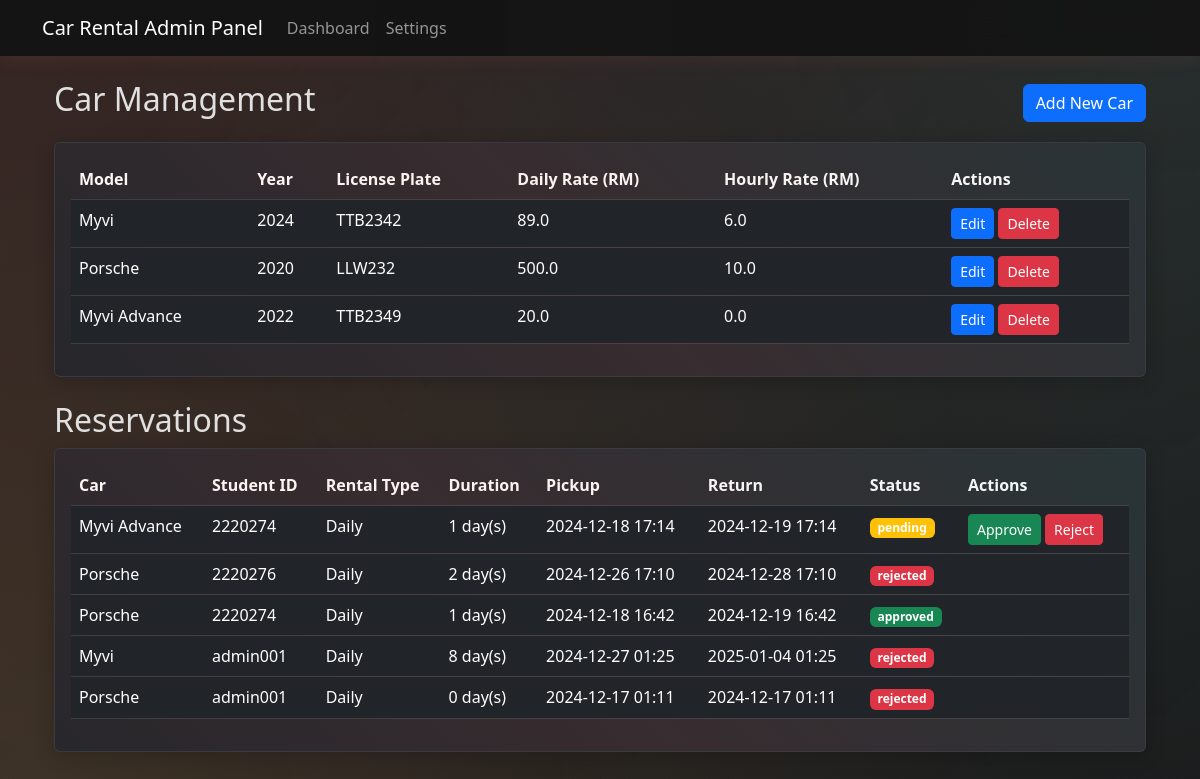
/admin, run on an earlier commit of the app's database.
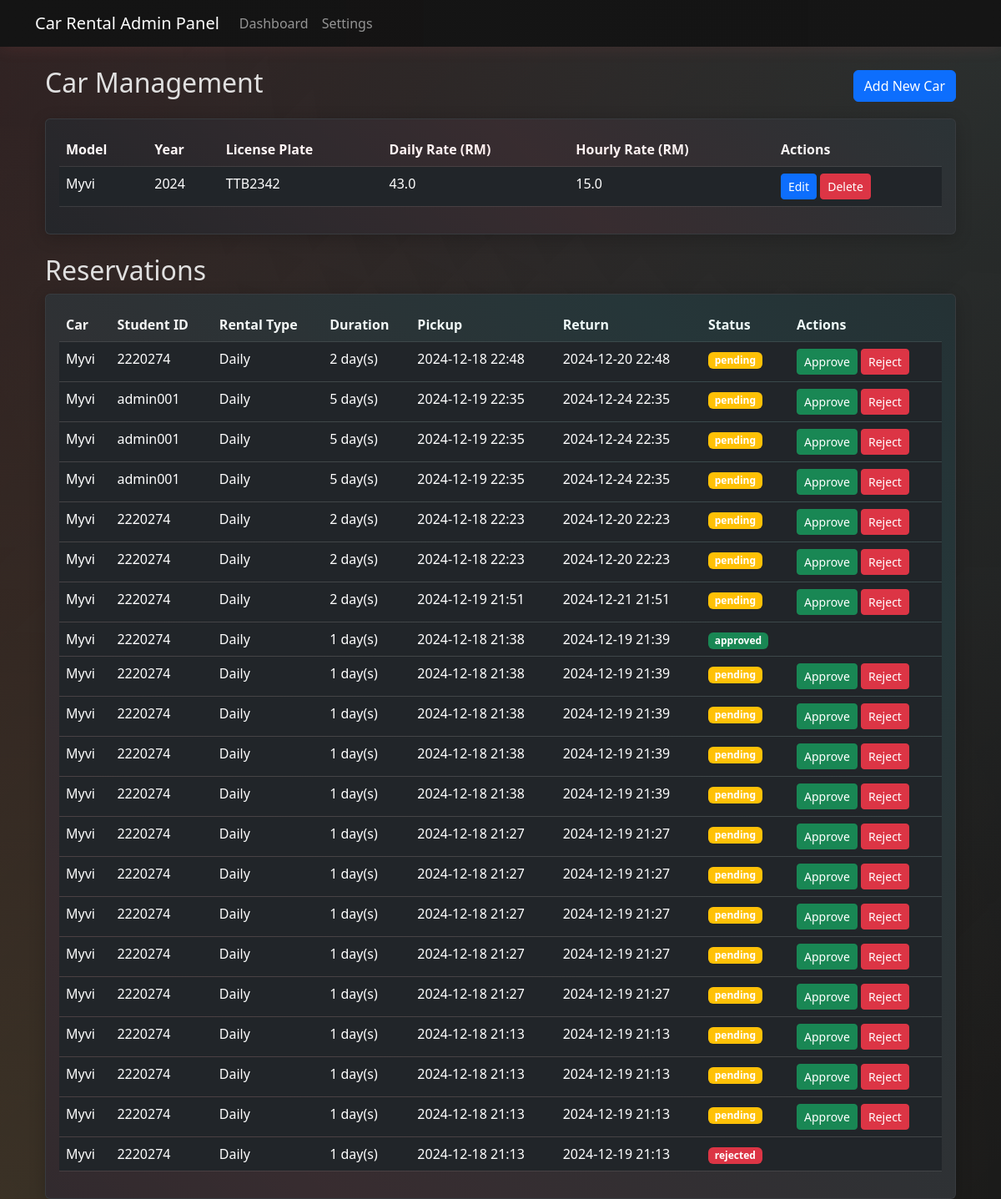
And on a later commit of the database.
### app.py (models this page shows)
class Car(db.Model):
    id = db.Column(db.Integer, primary_key=True)
    model = db.Column(db.String(100), nullable=False)
    year = db.Column(db.Integer, nullable=False)
    license_plate = db.Column(db.String(20), unique=True, nullable=False)
    daily_rate = db.Column(db.Float, nullable=False)
    hourly_rate = db.Column(db.Float, nullable=False)
    reservations = db.relationship('Reservation', backref='car', lazy=True)

class Reservation(db.Model):
    id = db.Column(db.Integer, primary_key=True)
    student_id = db.Column(db.String(50), nullable=False)
    email = db.Column(db.String(120), nullable=False)
    phone = db.Column(db.String(20), nullable=False)
    pickup_date = db.Column(db.DateTime, nullable=False)
    return_date = db.Column(db.DateTime, nullable=False)
    car_id = db.Column(db.Integer, db.ForeignKey('car.id'), nullable=False)
    status = db.Column(db.String(20), default='pending')  # pending, approved, cancelled
    created_at = db.Column(db.DateTime, default=datetime.utcnow)
    pickup_method = db.Column(db.String(20), nullable=False)
    delivery_fee = db.Column(db.Float, nullable=False)
    rental_type = db.Column(db.String(20), nullable=False)

### app.py (the view)
@app.route('/admin')
def admin():
    cars = Car.query.all()
    reservations = Reservation.query.order_by(Reservation.created_at.desc()).all()
    return render_template('admin.html', cars=cars, reservations=reservations)

### templates/admin.html (shortened to what this page needs)
{% extends "admin_base.html" %}
{% block content %}
<div class="container-fluid">
    <div class="row mb-4">
        <div class="col-12">
            <div class="d-flex justify-content-between align-items-center mb-3">
                <h2>Car Management</h2>
                <button type="button" class="btn btn-primary" onclick="showAddCarForm()">
                    Add New Car
                </button>
            </div>
            <div class="card bg-dark">
                <div class="card-body">
                    <table class="table table-dark table-hover">
                        <thead>
                            <tr>
                                <th>Model</th>
                                <th>Year</th>
                                <th>License Plate</th>
                                <th>Daily Rate (RM)</th>
                                <th>Hourly Rate (RM)</th>
                                <th>Actions</th>
                            </tr>
                        </thead>
                        <tbody>
                            {% for car in cars %}
                            <tr>
                                <td>{{ car.model }}</td>
                                <td>{{ car.year }}</td>
                                <td>{{ car.license_plate }}</td>
                                <td>{{ car.daily_rate }}</td>
                                <td>{{ car.hourly_rate }}</td>
                                <td>
                                    <button class="btn btn-sm btn-primary" onclick="showEditCarForm('{{ car.id }}', '{{ car.model }}', '{{ car.year }}', '{{ car.license_plate }}', '{{ car.daily_rate }}', '{{ car.hourly_rate }}')">Edit</button>
                                    <button class="btn btn-sm btn-danger" onclick="deleteCar('{{ car.id }}')">Delete</button>
                                </td>
                            </tr>
                            {% endfor %}
                        </tbody>
                    </table>
                </div>
            </div>
        </div>
    </div>
    <div class="row">
        <div class="col-12">
            <h2>Reservations</h2>
            <div class="card bg-dark">
                <div class="card-body">
                    <table class="table table-dark table-hover">
                        <thead>
                            <tr>
                                <th>Car</th>
                                <th>Student ID</th>
                                <th>Rental Type</th>
                                <th>Duration</th>
                                <th>Pickup</th>
                                <th>Return</th>
                                <th>Status</th>
                                <th>Actions</th>
                            </tr>
                        </thead>
                        <tbody>
                            {% for reservation in reservations %}
                            <tr>
                                <td>{{ reservation.car.model }}</td>
                                <td>{{ reservation.student_id }}</td>
                                <td>{{ reservation.rental_type.capitalize() }}</td>
                                <td>
                                    {% if reservation.rental_type == 'hourly' %}
                                        {% set duration = ((reservation.return_date - reservation.pickup_date).total_seconds() / 3600) | round | int %}
                                        {{ duration }} hour(s)
                                    {% else %}
                                        {% set duration = ((reservation.return_date - reservation.pickup_date).total_seconds() / 86400) | round | int %}
                                        {{ duration }} day(s)
                                    {% endif %}
                                </td>
                                <td>{{ reservation.pickup_date.strftime('%Y-%m-%d %H:%M') }}</td>
                                <td>{{ reservation.return_date.strftime('%Y-%m-%d %H:%M') }}</td>
                                <td>
                                    <span class="badge bg-{{ 'success' if reservation.status == 'approved' else 'warning' if reservation.status == 'pending' else 'danger' }}">
                                        {{ reservation.status }}
                                    </span>
                                </td>
                                <td>
                                    {% if reservation.status == 'pending' %}
                                    <a href="{{ url_for('approve_reservation', reservation_id=reservation.id) }}" class="btn btn-sm btn-success">Approve</a>
                                    <a href="{{ url_for('reject_reservation', reservation_id=reservation.id) }}" class="btn btn-sm btn-danger">Reject</a>
                                    {% endif %}
                                </td>
                            </tr>
                            {% endfor %}
                        </tbody>
                    </table>
                </div>
            </div>
        </div>
    </div>
</div>
{% endblock %}

### templates/admin_base.html (shortened to what this page needs)
<!DOCTYPE html>
<html lang="en">
<head>
    <link href="https://cdn.jsdelivr.net/npm/bootstrap@5.3.0/dist/css/bootstrap.min.css" rel="stylesheet">
    <link rel="stylesheet" href="https://cdnjs.cloudflare.com/ajax/libs/font-awesome/5.15.4/css/all.min.css">
    <link rel="stylesheet" href="https://cdnjs.cloudflare.com/ajax/libs/animate.css/4.1.1/animate.min.css">
</head>
<body>
    <nav class="navbar navbar-expand-lg navbar-dark mb-4 animate__animated animate__fadeIn">
        <div class="container">
            <a class="navbar-brand" href="{{ url_for('admin') }}">Car Rental Admin Panel</a>
            <div class="collapse navbar-collapse" id="navbarNav">
                <ul class="navbar-nav">
                    <li class="nav-item">
                        <a class="nav-link" href="{{ url_for('admin') }}">Dashboard</a>
                    </li>
                    <li class="nav-item">
                        <a class="nav-link" href="{{ url_for('admin_settings') }}">Settings</a>
                    </li>
                </ul>
            </div>
        </div>
    </nav>
    <div class="container animate__animated animate__fadeIn">
        {% block content %}{% endblock %}
    </div>
</body>
</html>

### templates/admin_base.html (style rules this page uses)
:root { --dark-bg: #1a1a1a; --darker-bg: #141414; --light-text: #e0e0e0; --admin-primary: #ff6b6b; --admin-secondary: #4ecdc4; --admin-accent: #ffe66d; }
body { background-color: var(--dark-bg); color: var(--light-text); min-height: 100vh; position: relative; overflow-x: hidden; }
body::before { content: ''; position: fixed; top: 0; left: 0; width: 100%; height: 100%; background: linear-gradient(135deg, rgba(255, 107, 107, 0.1) 0%, transparent 100%), radial-gradient(circle at top right, rgba(78, 205, 196, 0.1), transparent 70%), radial-gradient(circle at bottom left, rgba(255, 230, 109, 0.1), transparent 70%); z-index: -1; animation: backgroundPulse 10s ease infinite; }
.navbar { background: linear-gradient(90deg, var(--darker-bg) 0%, rgba(20, 20, 20, 0.95) 100%) !important; backdrop-filter: blur(10px); box-shadow: 0 2px 20px rgba(255, 107, 107, 0.1); position: relative; overflow: hidden; }
.navbar::before { content: ''; position: absolute; top: 0; left: -100%; width: 100%; height: 2px; background: linear-gradient(90deg, var(--admin-primary), var(--admin-secondary), var(--admin-accent)); animation: borderSlide 3s linear infinite; }
.card { background: rgba(44, 44, 44, 0.9); border: 1px solid rgba(255, 107, 107, 0.2); box-shadow: 0 4px 20px rgba(0, 0, 0, 0.2); transition: all 0.3s ease; position: relative; overflow: hidden; }
.card::before { content: ''; position: absolute; top: 0; left: 0; width: 100%; height: 100%; background: linear-gradient(45deg, transparent 0%, rgba(255, 107, 107, 0.1) 33%, rgba(78, 205, 196, 0.1) 66%, transparent 100%); background-size: 200% 200%; animation: gradientMove 5s ease infinite; pointer-events: none; }
.btn { position: relative; overflow: hidden; transition: all 0.3s ease; }
.btn::after { content: ''; position: absolute; top: -50%; left: -50%; width: 200%; height: 200%; background: radial-gradient(circle, rgba(255, 255, 255, 0.2) 0%, transparent 50%); transform: scale(0); transition: transform 0.6s ease; }
.table tbody tr { transition: all 0.3s ease; opacity: 0; transform: translateY(20px); }
.table tbody tr.show { opacity: 1; transform: translateY(0); }
.badge { transition: all 0.3s ease; }

### templates/admin.html (style rules this page uses)
.table { color: #fff; }
.card { background-color: #2c3034; border: 1px solid rgba(255,255,255,0.1); }

What changed in the data, as far as the page shows it:
removed Car: model "Porsche", year "2020", license_plate "LLW232", daily_rate "500.0", hourly_rate "10.0"
removed Car: model "Myvi Advance", year "2022", license_plate "TTB2349", daily_rate "20.0", hourly_rate "0.0"
removed Reservation: car.model "Porsche", student_id "2220276", rental_type "Daily", car "2", pickup_date "2024-12-26 17:10", return_date "2024-12-28 17:10", status "rejected"
removed Reservation: car.model "Porsche", student_id "2220274", rental_type "Daily", duration "1", pickup_date "2024-12-18 16:42", return_date "2024-12-19 16:42", status "approved"
removed Reservation: car.model "Porsche", student_id "admin001", rental_type "Daily", duration "0", pickup_date "2024-12-17 01:11", return_date "2024-12-17 01:11", status "rejected"
changed Car "Myvi": daily_rate "89.0" → "43.0"; hourly_rate "6.0" → "15.0"
added Reservation: car.model "Myvi", student_id "2220274", rental_type "Daily", duration "2", pickup_date "2024-12-18 22:48", return_date "2024-12-20 22:48", status "pending"
added Reservation: car.model "Myvi", student_id "admin001", rental_type "Daily", duration "5", pickup_date "2024-12-19 22:35", return_date "2024-12-24 22:35", status "pending"
added Reservation: car.model "Myvi", student_id "admin001", rental_type "Daily", duration "5", pickup_date "2024-12-19 22:35", return_date "2024-12-24 22:35", status "pending"
added Reservation: car.model "Myvi", student_id "admin001", rental_type "Daily", duration "5", pickup_date "2024-12-19 22:35", return_date "2024-12-24 22:35", status "pending"
added Reservation: car.model "Myvi", student_id "2220274", rental_type "Daily", duration "2", pickup_date "2024-12-18 22:23", return_date "2024-12-20 22:23", status "pending"
added Reservation: car.model "Myvi", student_id "2220274", rental_type "Daily", duration "2", pickup_date "2024-12-18 22:23", return_date "2024-12-20 22:23", status "pending"
added Reservation: car.model "Myvi", student_id "2220274", rental_type "Daily", duration "2", pickup_date "2024-12-19 21:51", return_date "2024-12-21 21:51", status "pending"
added Reservation: car.model "Myvi", student_id "2220274", rental_type "Daily", car "1", pickup_date "2024-12-18 21:38", return_date "2024-12-19 21:39", status "approved"
added Reservation: car.model "Myvi", student_id "2220274", rental_type "Daily", car "1", pickup_date "2024-12-18 21:38", return_date "2024-12-19 21:39", status "pending"
added Reservation: car.model "Myvi", student_id "2220274", rental_type "Daily", car "1", pickup_date "2024-12-18 21:38", return_date "2024-12-19 21:39", status "pending"
added Reservation: car.model "Myvi", student_id "2220274", rental_type "Daily", car "1", pickup_date "2024-12-18 21:38", return_date "2024-12-19 21:39", status "pending"
added Reservation: car.model "Myvi", student_id "2220274", rental_type "Daily", car "1", pickup_date "2024-12-18 21:38", return_date "2024-12-19 21:39", status "pending"
added Reservation: car.model "Myvi", student_id "2220274", rental_type "Daily", car "1", pickup_date "2024-12-18 21:27", return_date "2024-12-19 21:27", status "pending"
added Reservation: car.model "Myvi", student_id "2220274", rental_type "Daily", car "1", pickup_date "2024-12-18 21:27", return_date "2024-12-19 21:27", status "pending"
added Reservation: car.model "Myvi", student_id "2220274", rental_type "Daily", car "1", pickup_date "2024-12-18 21:27", return_date "2024-12-19 21:27", status "pending"
changed Reservation (number 16 of 21 on the later page): car.model "Myvi Advance" → "Myvi"; pickup_date "2024-12-18 17:14" → "2024-12-18 21:27"; return_date "2024-12-19 17:14" → "2024-12-19 21:27"
added Reservation: car.model "Myvi", student_id "2220274", rental_type "Daily", car "1", pickup_date "2024-12-18 21:27", return_date "2024-12-19 21:27", status "pending"
added Reservation: car.model "Myvi", student_id "2220274", rental_type "Daily", car "1", pickup_date "2024-12-18 21:13", return_date "2024-12-19 21:13", status "pending"
changed Reservation (number 19 of 21 on the later page): student_id "admin001" → "2220274"; car "8" → "1"; pickup_date "2024-12-27 01:25" → "2024-12-18 21:13"; return_date "2025-01-04 01:25" → "2024-12-19 21:13"; status "rejected" → "pending"; now shows "Approve Reject"
added Reservation: car.model "Myvi", student_id "2220274", rental_type "Daily", car "1", pickup_date "2024-12-18 21:13", return_date "2024-12-19 21:13", status "pending"
added Reservation: car.model "Myvi", student_id "2220274", rental_type "Daily", duration "1", pickup_date "2024-12-18 21:13", return_date "2024-12-19 21:13", status "rejected"
